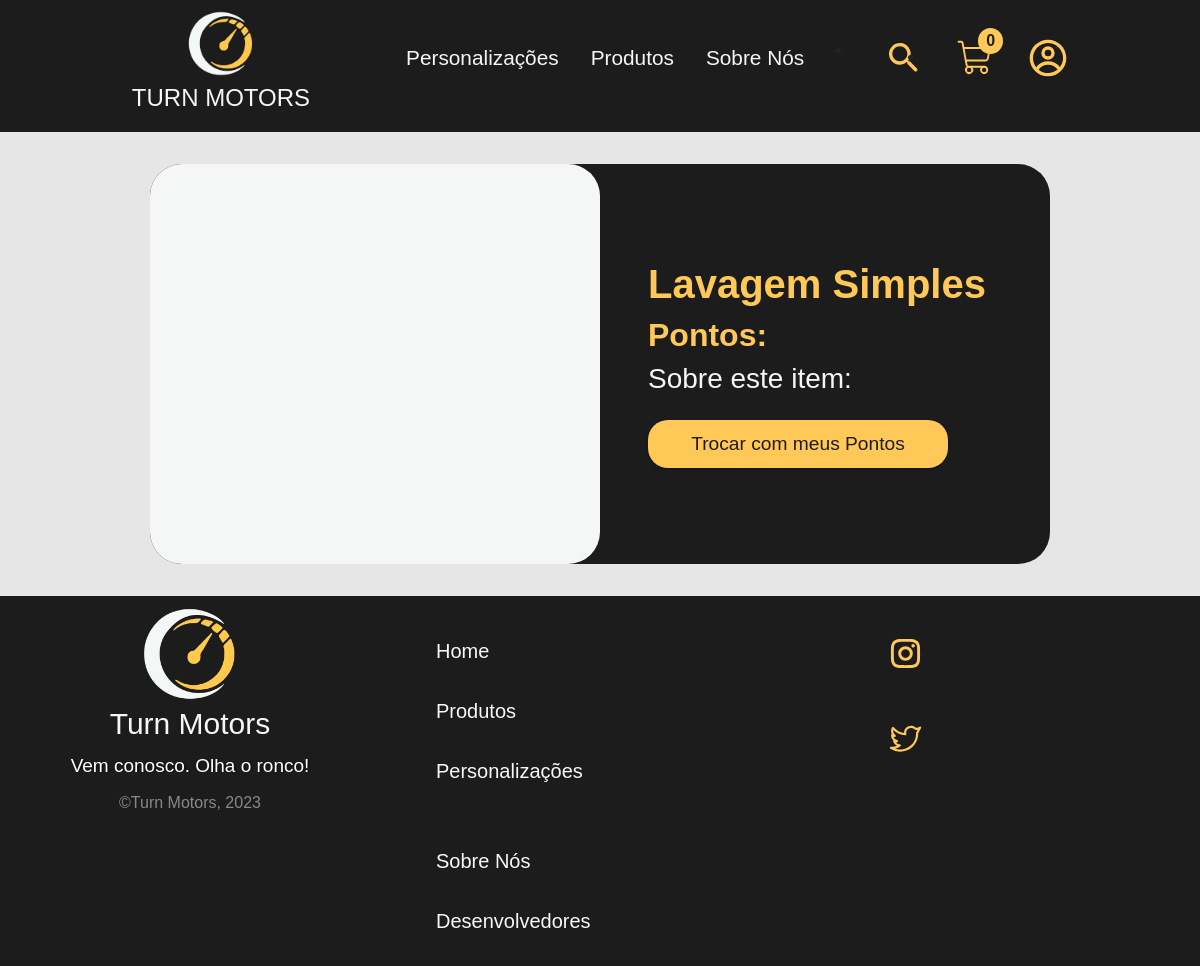
/pags/troca.php?nomeProd=Lavagem Simples, run on an earlier commit of the app's database.
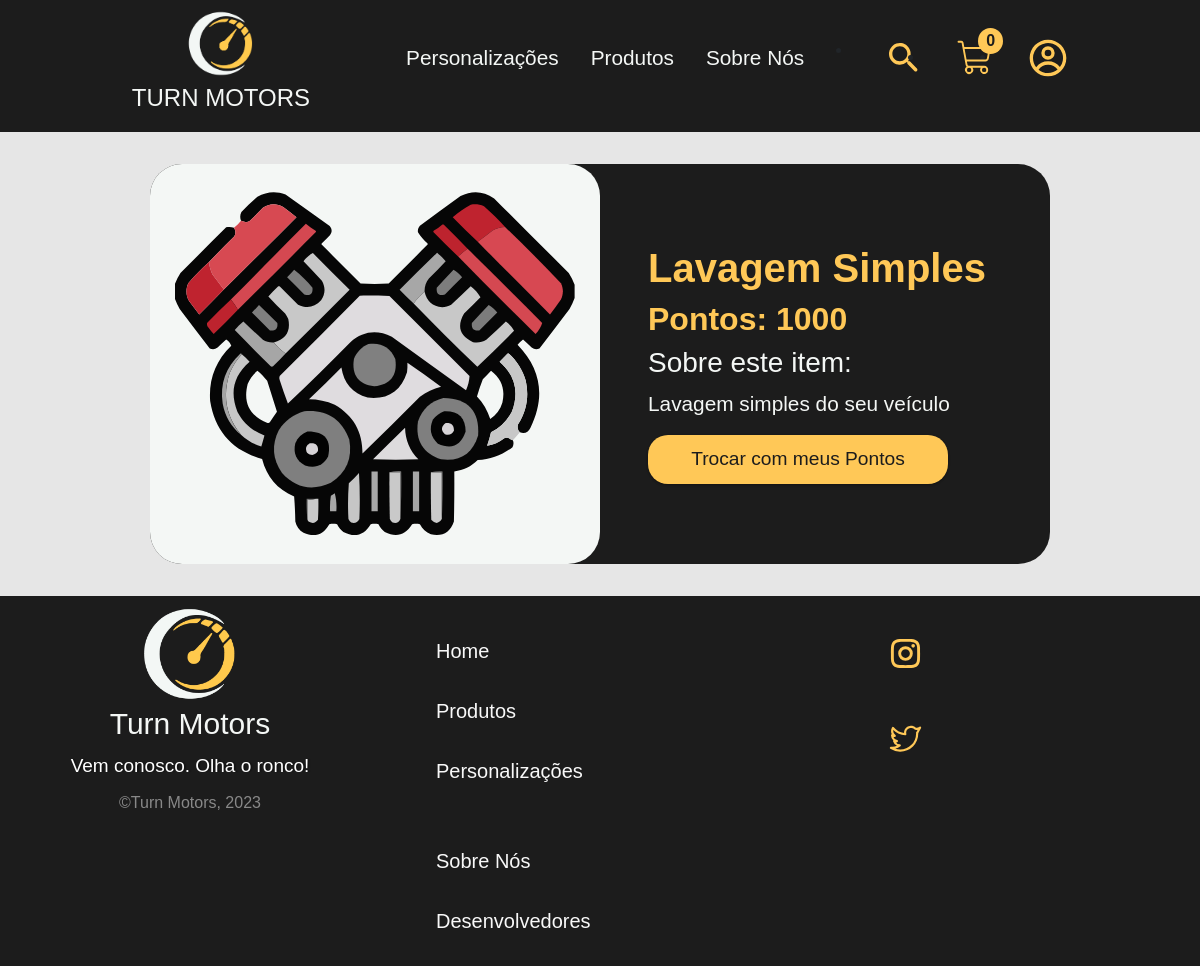
And on a later commit of the database.
### tables this page shows
CREATE TABLE IF NOT EXISTS `produtosTroca`(
  `idProduto` int not null AUTO_INCREMENT,
  `nome` varchar(120) not null,
  `preco_pontos` int not null,
  `descricao` varchar(180) not null,
  `categoria` ENUM(
    'capa-volante',
    'cheirinho-carro',
    'chaveiro',
    'limpador',
    'tapa-sol',
    'tapete-carro',
    'lavagem-simples',
    'lavagem-completa'
  ) NOT NULL,
  `caminho_img` varchar(120) not null,
  PRIMARY KEY (`idProduto`)
);

### pags/troca.php (the view, shortened to what this page needs)
<?php
    require_once("../assets/scripts/conexao.php");
    $nomeProduto = $_GET['nomeProd'];
    $sqlProdutosTroca = $pdo->query("SELECT * FROM `produtosTroca` WHERE nome = '$nomeProduto'");
    $produtoTroca = $sqlProdutosTroca->fetchAll();
    $pontos = $produtoTroca[0]['preco_pontos'];
    $descricao = $produtoTroca[0]['descricao'];
    $img = $produtoTroca[0]['caminho_img'];
?>
<!DOCTYPE html>
<html lang="pt-br">
<head>
	<link rel="stylesheet" href="../assets/css/pagamentoTroca.min.css">
	<link rel="stylesheet" href="../assets/css/estilos-importantes.css">
	<link rel="stylesheet" href="../assets/css/mercado.min.css">
</head>
<body id="container__body">
	<?php
	require_once('../assets/components/header.php');
	?>
	<main>
		<div class="container__produto">
			<div class="imagem__produto">
				<img src="<?= $img ?>">
			</div>
			<div class="descricao__produto">
				<h1 id="titulo__produto"><?= $nomeProduto ?></h2>
					<h2 id="preco__produto">Pontos: <?= $pontos ?></h3>
						<h3 id="titulo-descricao__produto">Sobre este item:</h3>
						<p id="descricao__produto"><?= $descricao ?></p>
						<?php
							$pontosProdutoTroca = $pontos;
						?>
						<form action="../assets/scripts/realizarTroca.php?pontos=<?=$pontosProdutoTroca?>" method="POST">
							<button class="btn__produto" type="submit">Trocar com meus Pontos</button>
						</form>
			</div>
		</div>
	</main>
	<?php
		require_once('../assets/components/footer.php');
	?>
</body>
</html>

What changed in the data, as far as the page shows it:
added produtostroca: caminho_img (picture), preco_pontos "1000", descricao "Lavagem simples do seu veículo"
